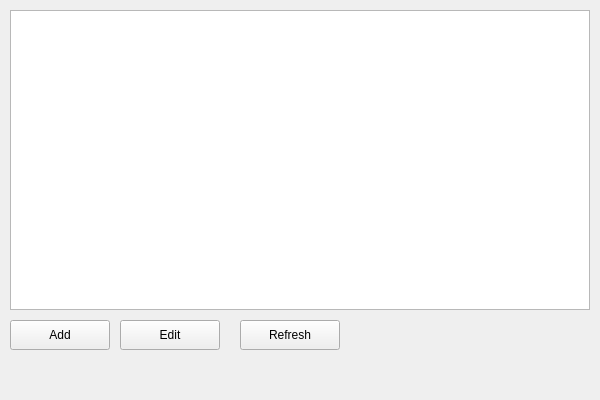
<?xml version="1.0" encoding="UTF-8"?>
<ui version="4.0">
 <class>MainWindow</class>
 <widget class="QMainWindow" name="MainWindow">
  <property name="geometry">
   <rect>
    <x>0</x>
    <y>0</y>
    <width>600</width>
    <height>400</height>
   </rect>
  </property>
  <property name="windowTitle">
   <string>Coffee Info</string>
  </property>
  <widget class="QWidget" name="centralwidget">
   <widget class="QTableWidget" name="tableWidget">
    <property name="geometry">
     <rect>
      <x>10</x>
      <y>10</y>
      <width>580</width>
      <height>300</height>
     </rect>
    </property>
   </widget>
   <widget class="QPushButton" name="pushButton">
    <property name="geometry">
     <rect>
      <x>240</x>
      <y>320</y>
      <width>100</width>
      <height>30</height>
     </rect>
    </property>
    <property name="text">
     <string>Refresh</string>
    </property>
   </widget>
   <widget class="QPushButton" name="addButton">
    <property name="geometry">
     <rect>
      <x>10</x>
      <y>320</y>
      <width>100</width>
      <height>30</height>
     </rect>
    </property>
    <property name="text">
     <string>Add</string>
    </property>
   </widget>
   <widget class="QPushButton" name="editButton">
    <property name="geometry">
     <rect>
      <x>120</x>
      <y>320</y>
      <width>100</width>
      <height>30</height>
     </rect>
    </property>
    <property name="text">
     <string>Edit</string>
    </property>
   </widget>
  </widget>
 </widget>
 <resources/>
 <connections/>
</ui>
